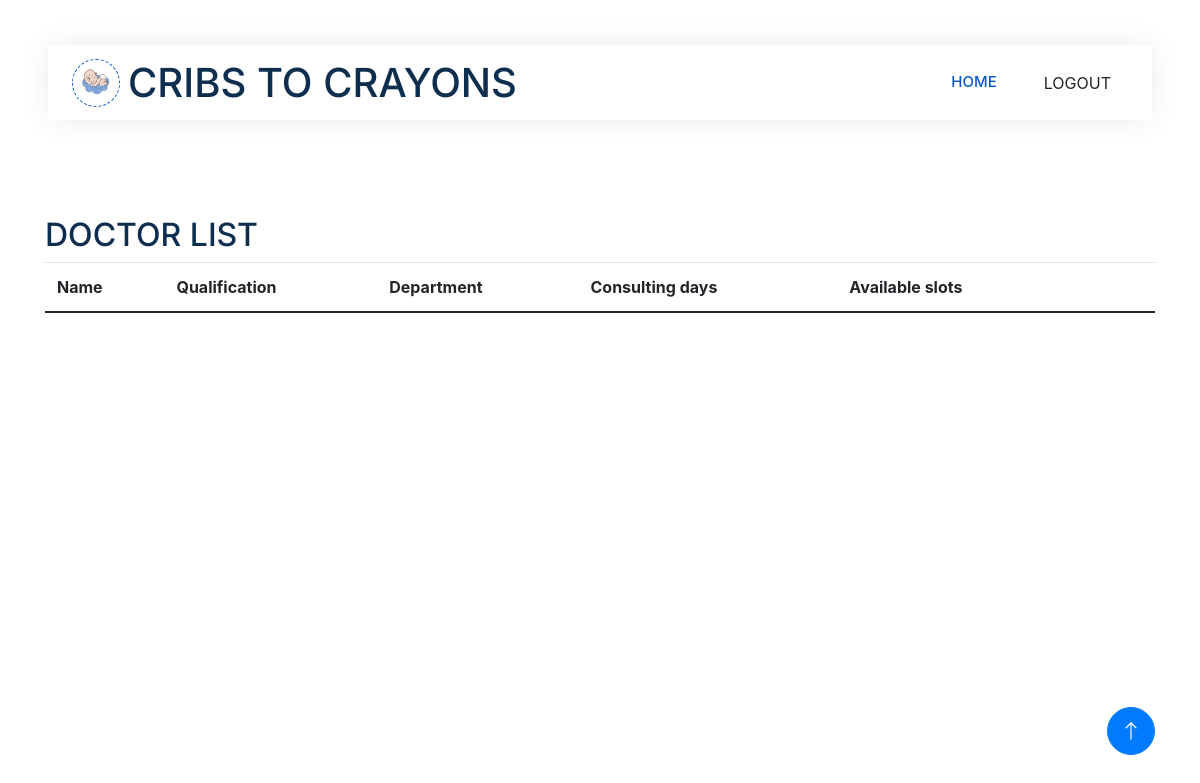
/viewdoctorlist (signed in), run on an earlier commit of the app's database.
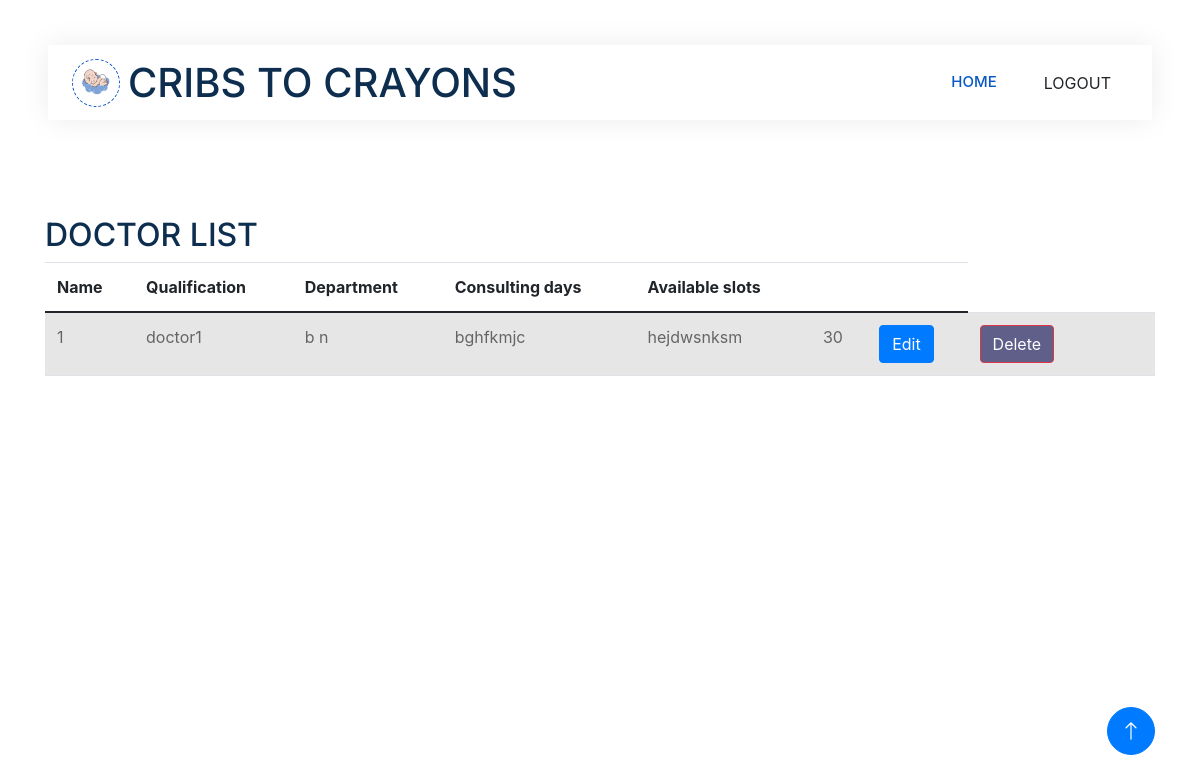
And on a later commit of the database.
### app1/models.py (models this page shows)
class Doctor(models.Model):
    hospital_id=models.ForeignKey(Hospital,on_delete=models.CASCADE)
    Doctor_name=models.CharField(max_length=20)
    qualification=models.CharField(max_length=50)
    department=models.CharField(max_length=20)
    consulting_days=models.CharField(max_length=30)
    slots=models.IntegerField()
    availability_status=models.CharField(max_length=10,default="AVAILABLE")

### app1/views.py (the view)
# urls.py: path('viewdoctorlist',views.view_doctor,name="viewdoctorlist"),
def view_doctor(request):
    log_id=LoginUser.objects.get(id=request.user.id)
    hospital=Hospital.objects.get(login_id=log_id)
    doctor=Doctor.objects.filter(hospital_id=hospital)
    context={
        'doctor':doctor
    }
    return render(request,'Hospital/viewdoctordetails.html',context)

### template/Hospital/viewdoctordetails.html (shortened to what this page needs)
<!DOCTYPE html>
<html lang="en">
{% load static %}
<head>
    <link href="https://cdnjs.cloudflare.com/ajax/libs/font-awesome/5.10.0/css/all.min.css" rel="stylesheet">
    <link href="https://cdn.jsdelivr.net/npm/bootstrap-icons@1.4.1/font/bootstrap-icons.css" rel="stylesheet">
    <link href="{% static 'js/animate.min.css' %}" rel="stylesheet">
    <link href="{% static 'js/owl.carousel.min.css' %}" rel="stylesheet">
    <link href="{% static 'css/bootstrap.min.css' %}" rel="stylesheet">
    <link rel="stylesheet" href="https://stackpath.bootstrapcdn.com/bootstrap/4.5.2/css/bootstrap.min.css">
    <link href="{% static 'css/style.css' %}" rel="stylesheet">
</head>
<body>
    <div class="container-xxl bg-white p-0">
        <div class="container-fluid nav-bar bg-transparent">
            <nav class="navbar navbar-expand-lg bg-white navbar-light py-0 px-4">
                <a href="index.html" class="navbar-brand d-flex align-items-center text-center">
                    <div class="icon p-2 me-2">
                        <img class="img-fluid" src="{% static 'img/logo.gif' %}" alt="Icon" style="width: 30px; height: 30px;">
                    </div>
                    <h1 class="m-0 " >CRIBS TO CRAYONS</h1>
                </a>
                <div class="collapse navbar-collapse" id="navbarCollapse">
                    <div class="navbar-nav ms-auto">
                        <a href="{% url 'hospitalprofile'%}" class="nav-item nav-link active">HOME</a>
                    </div>
                    <a href="{% url 'login'%}" class="btn  px-3 d-none d-lg-flex" >LOGOUT</a>
                </div>
            </nav>
        </div>
<br>
<br>
<br>
<br>
<div class="container">
    <h2>DOCTOR LIST</h2>
    <table class="table table-striped">
      <thead>
        <tr>
          <th>Name</th>
          <th>Qualification</th>
          <th>Department</th>
          <th>Consulting days</th>
          <th>Available slots</th>
          <th></th>
          <th></th>
        </tr>
      </thead>
      <tbody>
        {% for i in doctor %}
        <tr>
          <td>{{ forloop.counter }}</td>
         <td>{{ i.Doctor_name }}</td>
         <td>{{ i.qualification }}</td>
         <td>{{ i.department }}</td>
         <td>{{ i.consulting_days }}</td>
         <td>{{ i.slots }}</td>
          <td>
            <a href="{% url 'editdoctordetails' id=i.id %}" class="btn btn-primary">Edit</a>
           </td>
           <td>
           <a href="{% url 'deletedoctor' id=i.id %}" class="btn btn-danger" style="background-color: rgb(95, 95, 138);">Delete</a>
          </td>
          <td></td>
          <td></td>
        </tr>
        {% endfor %}
      </tbody>
    </table>
  </div>
  <a href="#" class="btn btn-lg btn-primary btn-lg-square back-to-top"><i class="bi bi-arrow-up"></i></a>
</div>
</body>
</html>

What changed in the data, as far as the page shows it:
added Doctor: Doctor_name "doctor1", qualification "b n", department "bghfkmjc", consulting_days "hejdwsnksm", slots "30"
